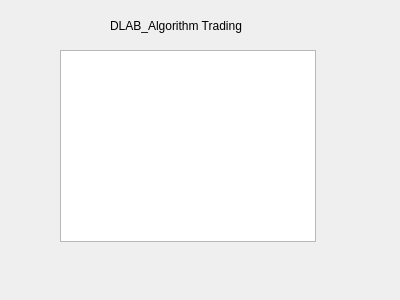
<?xml version="1.0" encoding="UTF-8"?>
<ui version="4.0">
 <class>Dialog</class>
 <widget class="QDialog" name="Dialog">
  <property name="geometry">
   <rect>
    <x>0</x>
    <y>0</y>
    <width>400</width>
    <height>300</height>
   </rect>
  </property>
  <property name="windowTitle">
   <string>Dialog</string>
  </property>
  <property name="autoFillBackground">
   <bool>false</bool>
  </property>
  <widget class="QLabel" name="label">
   <property name="geometry">
    <rect>
     <x>110</x>
     <y>0</y>
     <width>191</width>
     <height>51</height>
    </rect>
   </property>
   <property name="text">
    <string>DLAB_Algorithm Trading</string>
   </property>
  </widget>
  <widget class="QTableView" name="tableView">
   <property name="geometry">
    <rect>
     <x>60</x>
     <y>50</y>
     <width>256</width>
     <height>192</height>
    </rect>
   </property>
  </widget>
 </widget>
 <resources/>
 <connections/>
</ui>
